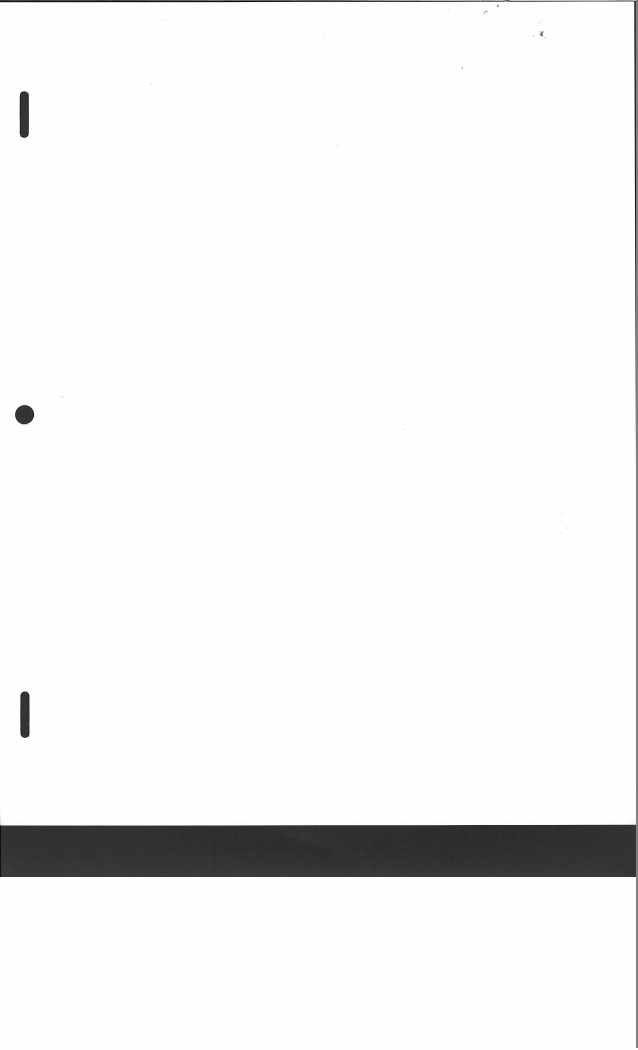
#> input picture data/calibration/paper/canson_0002.png, 2551 x 4200 px (shown at 1/4 size); its folder holds only this picture in this run
$ python measure_hole_size.py
#> lines starting #> are read from the running program, lines starting #| are printed output that depends on the picture; after the words box and inside, x2 and y2 are one past the last pixel; in counts of white or black regions, pixels touching at a corner belong together
"""Absolute hole size, sub-pixel, three independent ways."""
import glob, os
import numpy as np
from PIL import Image
from scipy import ndimage

DPI = 300.0; MM = 25.4 / DPI
D = "data/calibration/paper/"

def holes(path):
#> called with path = 'data/calibration/paper/canson_0002.png'
    a = np.asarray(Image.open(path).convert("L"), float)
    sheet = a > 128
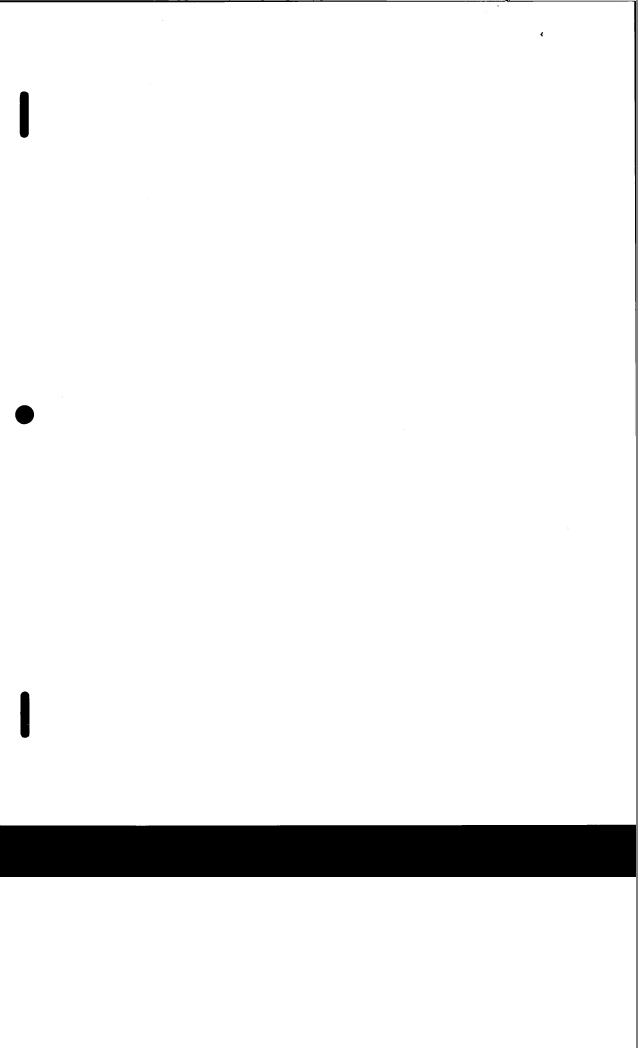
#> sheet: shape (4200, 2551) bool (shown at 1/4 size); 94.6% white; 1140 black regions (1133 under 20 px), largest, box (x1, y1, x2, y2) and area: (0, 3299, 2551, 3508) 527073, (2021, 0, 2551, 1744) 14356, (0, 1, 2020, 9) 12426
    lab, n = ndimage.label(sheet)
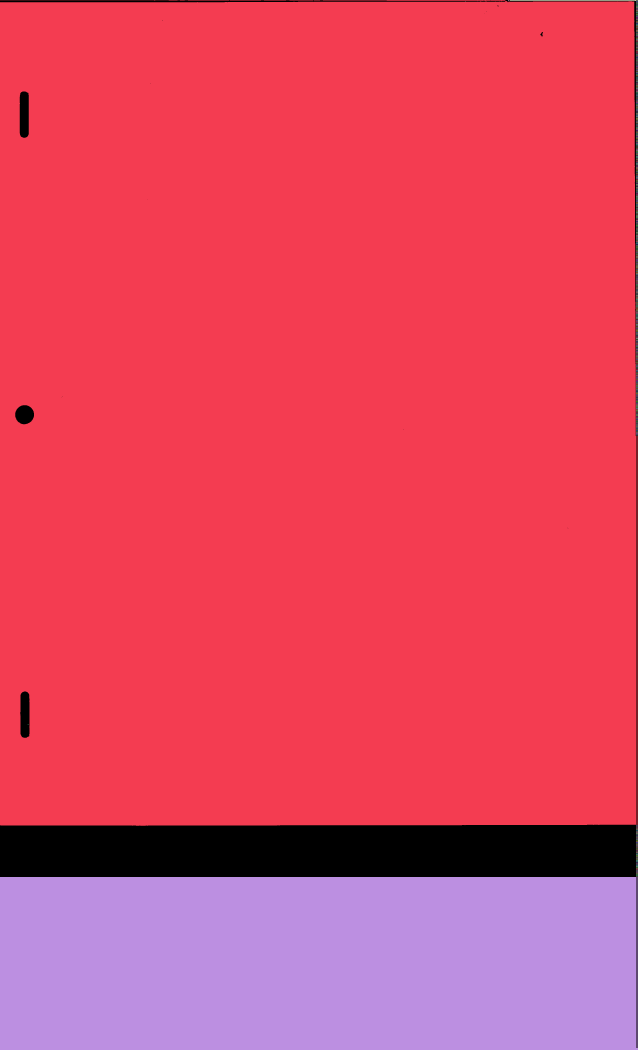
#> lab: shape (4200, 2551) int32 (shown at 1/4 size); 983 distinct labels, from 0 to 982; one colour per label, 0 black
#> n = 982
    if n == 0: return None
    sizes = ndimage.sum(sheet, lab, range(1, n + 1))
#> sizes = 982 values, max 8363823 at index 0, min 1 at index 6, mean 10320.9
    sheet = lab == int(np.argmax(sizes)) + 1
#> sheet: shape (4200, 2551) bool; 78.1% white; 797 black regions (790 under 20 px), largest, box (x1, y1, x2, y2) and area: (0, 3299, 2551, 4200) 2293093, (2021, 0, 2551, 1744) 21997, (0, 1, 2020, 9) 12430
    h = ndimage.binary_fill_holes(sheet) & ~sheet
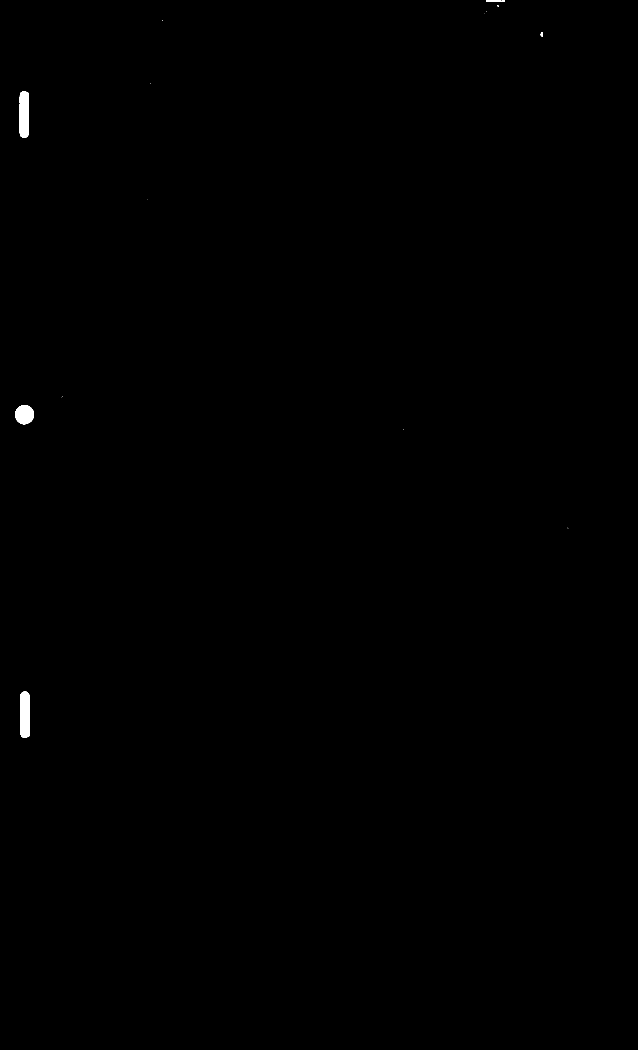
#> h: shape (4200, 2551) bool (shown at 1/4 size); 0.17% white; 15 white regions (10 under 20 px), largest, box (x1, y1, x2, y2) and area: (79, 366, 115, 551) 6401, (81, 2766, 118, 2951) 6390, (61, 1621, 136, 1697) 4492, (1944, 3, 2020, 7) 292, (2161, 128, 2172, 146) 100
    lab2, n2 = ndimage.label(h)
#> lab2: shape (4200, 2551) int32; 18 distinct labels, from 0 to 17
#> n2 = 17
    out = []
    for i, box in enumerate(ndimage.find_objects(lab2), start=1):
        if box is None: continue
        m = lab2[box] == i
        if not (2000 < m.sum() < 20000): continue
        yy, xx = np.nonzero(m)
        c = np.array([xx.mean() + box[1].start, yy.mean() + box[0].start])
        ext = np.ptp(np.column_stack([xx, yy]), axis=0)
        out.append((c, float(min(ext)), float(max(ext)), m.sum()))
#> this loop made 17 passes
#> m on passes 2, 4, 5, 6, 7, 9, 11, 12, 13, 15, 16: [[True, True, True], [True, False, True]], [[True, True]], [True, True], [True], [[False, True], [True, True]], [True, True], [True], [True, True], [True], [True, True], [[True, False], [True, True]]
#> (c, ext) on passes 10, 14, 17: ([96.55, 457.7], [35, 184]), ([97.87, 1658.2], [74, 75]), ([99.43, 2858.5], [36, 184])
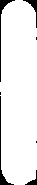
#> m: shape (185, 37) bool; 93.4% white; 7 black regions (3 under 20 px), largest, box (x1, y1, x2, y2) and area: (0, 96, 14, 185) 154, (0, 0, 15, 82) 150, (23, 0, 37, 28) 89, (25, 170, 37, 185) 54
#> after the loop, out = [([96.55, 457.7], 35, 184, 6401), ([97.87, 1658.2], 74, 75, 4492), ([99.43, 2858.5], 36, 184, 6390)]
    if len(out) != 3: return None
    out.sort(key=lambda t: t[0][1])
    return a, out

def ray_diameter(a, c, black, white, rmax=60, n=720):
    """50 % crossing of the edge profile along n rays from the centre."""
    th = np.linspace(0, 2 * np.pi, n, endpoint=False)
    r = np.arange(0, rmax, 0.25)
    xs = c[0] + np.outer(np.cos(th), r)
    ys = c[1] + np.outer(np.sin(th), r)
    v = ndimage.map_coordinates(a, [ys.ravel(), xs.ravel()], order=1)
    v = v.reshape(n, len(r))
    half = (black + white) / 2.0
    radii = []
    for row in v:
        k = np.argmax(row > half)
        if k == 0: continue
        lo, hi = row[k - 1], row[k]
        if hi <= lo: continue
        radii.append(r[k - 1] + (half - lo) / (hi - lo) * 0.25)
    return 2 * np.median(radii) if radii else np.nan

files = sorted(glob.glob(D + "*.png"))[:40]
rows = []
for f in files:
    g = holes(f)
    if not g: continue
    a, hs = g
#> hs has the same summary as out in holes
    (c, s, l, area) = hs[1]                      # middle = round hole
#> c = [97.87, 1658.2]; s = 74; l = 75; area = 4492
    if l / max(s, 1e-9) > 1.4: continue
    win = a[int(c[1]) - 70:int(c[1]) + 70, int(c[0]) - 70:int(c[0]) + 70]
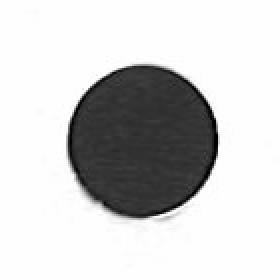
#> win: shape (140, 140) float64 (shown 2 times larger); min 0, max 254, mean 206.3
    if win.size == 0: continue
    black = np.percentile(win, 2); white = np.percentile(win, 98)
#> after `black = np.percentile(win, 2)`: black = 42
#> after `white = np.percentile(win, 98)`: white = 254
    rows.append(dict(
        ptp=(s + l) / 2 * MM,                    # what the old script did
        ptp1=((s + 1) + (l + 1)) / 2 * MM,       # + the off-by-one
        area=2 * np.sqrt(area / np.pi) * MM,     # hard-threshold area
        ray=ray_diameter(a, c, black, white) * MM,
        rect_s=(hs[0][1] + hs[2][1]) / 2 * MM,
        rect_s1=(hs[0][1] + 1 + hs[2][1] + 1) / 2 * MM,
    ))
#> in ray_diameter, `ys = c[1] + np.outer(np.sin(th), r)`:
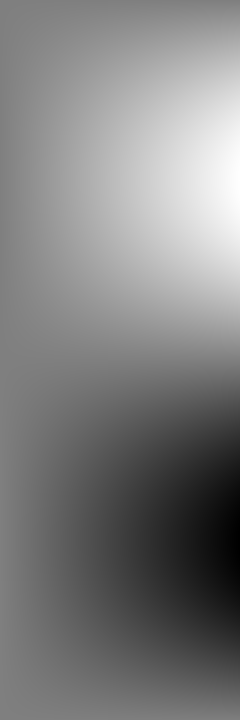
#> ys: shape (720, 240) float64; min 1598.5, max 1718, mean 1658.2; drawn with min black and max white
#> in ray_diameter, `v = v.reshape(n, len(r))`:
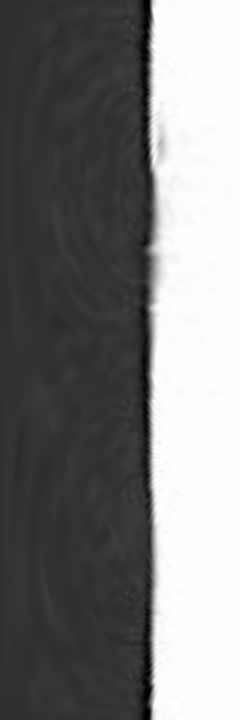
#> v: shape (720, 240) float64; min 0, max 254, mean 124
#> in ray_diameter, `half = (black + white) / 2.0`: half = 148
#> the loop in ray_diameter, `for row in v:` made 720 passes
#> (k, lo, hi) on passes 1 to 3: (152, 127.2, 178.4), (152, 127.2, 178.2), (152, 126.6, 177.4)
#> after the loop in ray_diameter, `for row in v:`: radii = 720 values, max 38.9 at index 215, min 37.38 at index 100, mean 37.97

def rep(k, nominal=None):
    v = np.array([r[k] for r in rows]); v = v[np.isfinite(v)]
    s = f"  {k:8s} {v.mean():7.4f} mm   sd {v.std(ddof=1):.4f}   n={len(v)}"
    if nominal: s += f"   vs peg {nominal:.3f} -> {v.mean()-nominal:+.4f}"
    print(s)

print("ROUND HOLE (round peg = 6.350 mm)")
for k in ("ptp", "ptp1", "area", "ray"): rep(k, 6.350)
#> this loop made 4 passes
#> (v in rep, s in rep) on passes 1 to 4: ([6.31], '  ptp       6.3077 mm   sd nan   n=1'), ([6.39], '  ptp1      6.3923 mm   sd nan   n=1'), ([6.4], '  area      6.4031 mm   sd nan   n=1'), ([6.42], '  ray       6.4233 mm   sd nan   n=1')
#|   ptp       6.3077 mm   sd nan   n=1   vs peg 6.350 -> -0.0423
#|   ptp1      6.3923 mm   sd nan   n=1   vs peg 6.350 -> +0.0423
#|   area      6.4031 mm   sd nan   n=1   vs peg 6.350 -> +0.0531
#|   ray       6.4233 mm   sd nan   n=1   vs peg 6.350 -> +0.0733
print("\nRECT HOLE, SHORT AXIS (rect peg short = 3.175 mm)")
for k in ("rect_s", "rect_s1"): rep(k, 3.175)
#> this loop made 2 passes
#> (v in rep, s in rep) on passes 1 to 2: ([3.01], '  rect_s    3.0057 mm   sd nan   n=1'), ([3.09], '  rect_s1   3.0903 mm   sd nan   n=1')
#|   rect_s    3.0057 mm   sd nan   n=1   vs peg 3.175 -> -0.1693
#|   rect_s1   3.0903 mm   sd nan   n=1   vs peg 3.175 -> -0.0847
